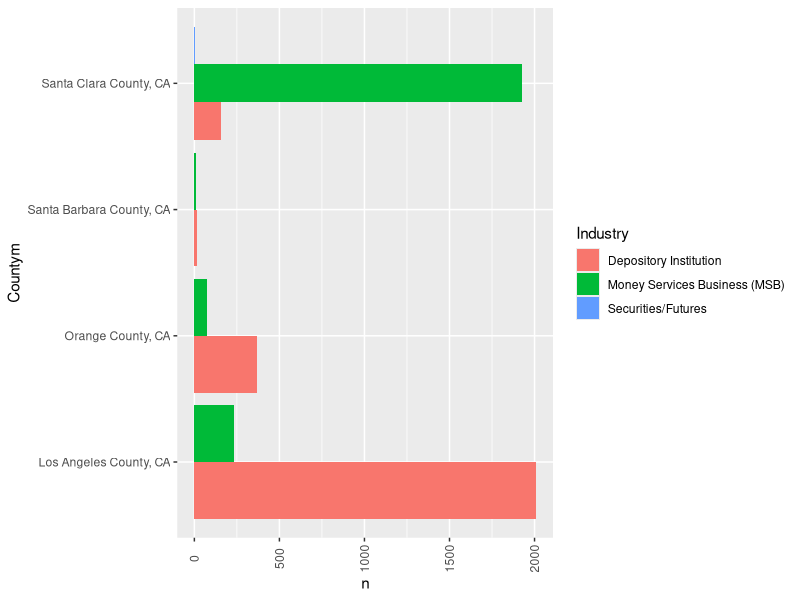
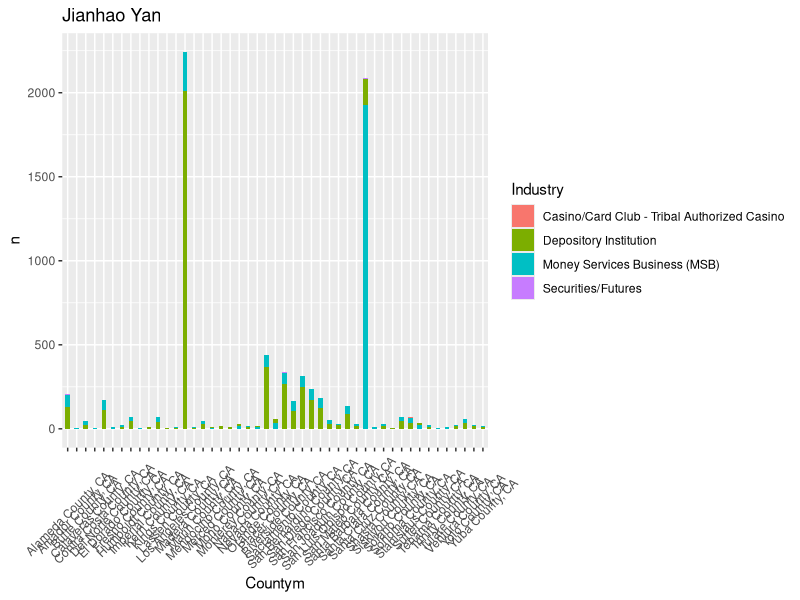
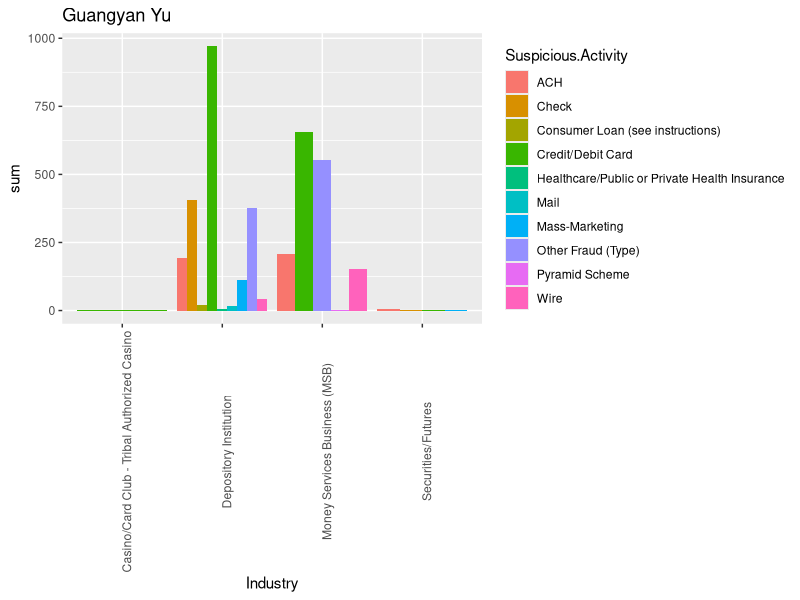
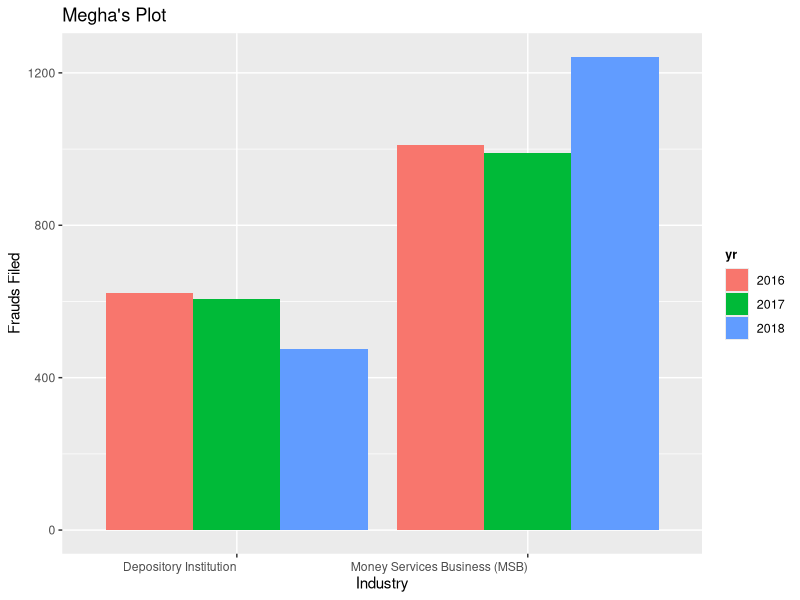

Source code (R) for these figures, in order:
## ---- chunk 1
knitr::opts_chunk$set(echo = TRUE)
library(dplyr)
library(tidyverse)
## ---- chunk 2
  head(read.csv("SARStats.csv") )
## ---- chunk 3
SARStats <- read_csv("SARStats.csv") 
SARStats$Count <- as.numeric(SARStats$Count)
xuan <-SARStats %>%
  group_by(Industry,Countym)%>%
  summarise(n=sum(Count))%>%
  filter(Industry != '[Total]' & Countym %in% c("Los Angeles County, CA","Santa Clara County, CA","Orange County, CA","Santa Barbara County, CA")) %>%
  arrange(desc(n))
ggplot(data=xuan,mapping=aes(x=Countym,y=n),group=factor(1),xlab(Countym))+ 
          geom_bar(position = "dodge",aes(fill=Industry),stat = "Identity")+
          theme(axis.text.x = element_text(angle = 90, hjust = 0.5, vjust = 0.5))+
          coord_flip()
## ---- chunk 4
data_new<-SARStats %>%
  group_by(Countym,Industry) %>%
  summarise(n=sum(Count))%>%
  filter(Countym!='[Total]')%>%
  filter(Industry!='[Total]')%>%
  arrange(desc(n))
ggplot(data_new, aes(x = Countym,y =n, group = factor(1))) + 
    geom_bar(stat = "identity", width = 0.5,aes(fill=Industry))+theme(axis.text.x = element_text(angle = 45, hjust = 0.5, vjust = 0.5))+ggtitle("Jianhao Yan")
## ---- chunk 5
library(knitr)
library(tidyverse)
data<-read.csv("SARStats.csv")
#summary(data)
data$Count <- as.numeric(data$Count)
data <- filter(data, !(str_detect(string = data$Industry,pattern = "\\[Total\\]")))
data <- filter(data, !(str_detect(string = data$Suspicious.Activity,pattern = "\\[Total\\]")))
data <- filter(data, !(str_detect(string = data$Count,pattern = "\\[Total\\]")))
data1<-data %>%
  group_by(Industry,Suspicious.Activity) %>%
  summarise(sum=sum(Count)) %>%
  group_by(Industry) %>%
  arrange(desc(sum))
kable(data1)

ggplot(data1,aes(x=Industry,y = sum,fill = Suspicious.Activity)) + geom_bar(stat="identity",position = "dodge")+ theme(axis.text.x = element_text(angle = 90)) + ggtitle("Guangyan Yu")


## ---- chunk 6
library(readxl)
library(tidyverse)
library(dplyr)
library(ggplot2)

d <- read.csv("SARStats (2).csv")
data <- as.data.frame(d)
data$Count <- as.numeric(data$Count)

#Removing the year, state, product and instrument columns since they are constant
data <- data[, -c(2,6,7)]

#Changing column names for easier interpretation
colnames(data) <- c("year","county","industry","activity","frauds")

#Filtering out the rows that contain [Total], i.e., subtotals
data <- filter(data, data$activity != "[Total]")
data <- filter(data, data$industry != "[Total]")

#Retaining only the frauds in the Depository Institution and MSB industries
data_dnew <- filter(data, data$industry == "Depository Institution")
data_mnew <- filter(data, data$industry == "Money Services Business (MSB)")

#Row-binding the data
data_f <- rbind(data_dnew, data_mnew)
rownames(data_f) <- 1:nrow(data_f)

#Grouping months into a year
library(stringr)

data_yr <-  data_f %>%
  select( year, county, industry, activity , frauds) %>%
  mutate(yr =  substr(x = data_f$year , start = 1, stop = 4 ) ) %>%
  group_by( yr, county, industry, activity ) %>%
  summarize(frauds = sum(frauds))

#Plotting the frauds filed vs industries.
ggplot(data_yr, aes(x = industry, y = frauds))+
  xlab("Industry")+
  ylab("Frauds Filed")+
  geom_bar(aes(fill = yr), stat = "identity", position = "dodge")+
  theme(axis.text.x = element_text(angle=0,hjust=1,vjust=0.5))+
  theme(legend.text = element_text(size = 9),
        legend.title = element_text(size = 9, face = "bold"),legend.position = "right")+
  ggtitle("Megha's Plot")
